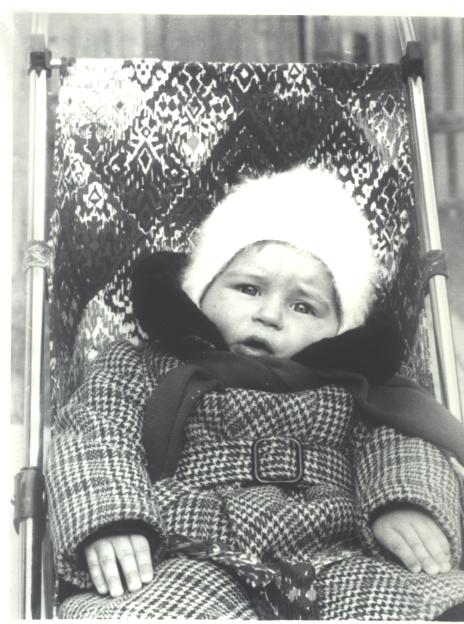
#> input picture изоб 1.jpg, 464 x 624 px
$ python make_restored.py
#> lines starting #> are read from the running program, lines starting #| are printed output that depends on the picture; after the words box and inside, x2 and y2 are one past the last pixel; in counts of white or black regions, pixels touching at a corner belong together
### tools_restore.py
"""Restoration pipeline for old scanned family photos (B&W scans and colourised copies).

    python3 tools_restore.py IN.jpg OUT.jpg [--scale 2] [--denoise 4] [--mode bw|color|auto]

Pipeline (each stage optional, tuned for film scans):

  1. dust_scratch  - detect small specks and thin bright scratches, inpaint
  2. denoise       - edge-preserving (non-local means)
  3. flatten       - partially even out flash hotspots / flare / vignetting
  4. auto_levels   - percentile tone stretch
  5. keep_brightness - gamma back so overall exposure matches the original
  6. unsharp       - luminance-only sharpening at native resolution
  7. upscale       - Lanczos 2x (sharpen *before* upscaling)
  8. grain         - whisper of film grain so it does not look plastic

Why the two modes: a monochrome scan is stored as RGB with a tiny random
channel imbalance. Stretching each channel separately amplifies that imbalance
into coloured speckles, so B&W jobs are processed on a neutral duplicate of the
luminance (bit-identical channels => exactly zero colour noise), while colour
jobs only touch luminance and clean the chroma channels separately.
"""
import sys

import cv2
import numpy as np


# --------------------------------------------------------------------------- #
# stages
# --------------------------------------------------------------------------- #
def dust_scratch(img, speck_thresh=45, max_speck_area=70,
                 scratch_thresh=34, max_scratch_area=1200):
    """Inpaint isolated bright/dark specks and thin bright scratch lines."""
    grey = cv2.cvtColor(img, cv2.COLOR_BGR2GRAY) if img.ndim == 3 else img
    med = cv2.medianBlur(grey, 5)
    diff = cv2.absdiff(grey, med)

    # --- small specks (dust) ------------------------------------------------ #
    mask = cv2.threshold(diff, speck_thresh, 255, cv2.THRESH_BINARY)[1]
    n, lab, stats, _ = cv2.connectedComponentsWithStats(mask, 8)
    specks = np.zeros_like(mask)
    for i in range(1, n):
        if stats[i, cv2.CC_STAT_AREA] <= max_speck_area:
            specks[lab == i] = 255

    # --- thin bright scratches --------------------------------------------- #
    tophat = cv2.morphologyEx(grey, cv2.MORPH_TOPHAT,
                              cv2.getStructuringElement(cv2.MORPH_ELLIPSE, (9, 9)))
    cand = cv2.threshold(tophat, scratch_thresh, 255, cv2.THRESH_BINARY)[1]
    n, lab, stats, _ = cv2.connectedComponentsWithStats(cand, 8)
    lines = np.zeros_like(mask)
    for i in range(1, n):
        area = stats[i, cv2.CC_STAT_AREA]
        w, h = stats[i, cv2.CC_STAT_WIDTH], stats[i, cv2.CC_STAT_HEIGHT]
        elong = max(w, h) / max(1, min(w, h))
        fill = area / float(w * h)
        if 40 < area <= max_scratch_area and elong >= 5 and fill < 0.45:
            lines[lab == i] = 255

    mask = cv2.bitwise_or(specks, lines)
    if not mask.any():
        return img
    mask = cv2.dilate(mask, np.ones((3, 3), np.uint8), iterations=1)
    return cv2.inpaint(img, mask, 3, cv2.INPAINT_TELEA)


def denoise(img, strength=4, chromatic=False):
    """strength in NLM units; chromatic also smooths colour noise."""
    if chromatic:
        return cv2.fastNlMeansDenoisingColored(img, None, strength, strength, 7, 21)
    return cv2.fastNlMeansDenoising(img, None, strength, 7, 21)


def flatten(img, sigma_frac=0.16, strength=0.75, lo=0.62, hi=1.55):
    """Even out large-scale illumination: flash hotspots, flare, vignetting."""
    f = img.astype(np.float32)
    L = f.mean(axis=2) if f.ndim == 3 else f
    sigma = max(img.shape[:2]) * sigma_frac
    bg = cv2.GaussianBlur(L, (0, 0), sigma)
    target = float(np.median(bg))
    gain = np.clip(np.power(target / np.maximum(bg, 1.0), strength), lo, hi)
    out = f * (gain[..., None] if f.ndim == 3 else gain)
    return np.clip(out, 0, 255).astype(np.uint8)


def auto_levels(img, lo=1.0, hi=99.0):
    out = np.empty_like(img)
    chans = [img] if img.ndim == 2 else [img[..., c] for c in range(img.shape[2])]
    res = []
    for ch in chans:
        a, b = np.percentile(ch, [lo, hi])
        a = min(a, b - 8)
        res.append(np.clip((ch.astype(np.float32) - a) * (255.0 / max(b - a, 1)), 0, 255)
                   .astype(np.uint8))
    if img.ndim == 2:
        return res[0]
    for c in range(img.shape[2]):
        out[..., c] = res[c]
    return out


def keep_brightness(img, target_median):
    """Gamma-correct so median luminance matches the original frame."""
    L = cv2.cvtColor(img, cv2.COLOR_BGR2GRAY) if img.ndim == 3 else img
    cur = float(np.median(L))
    target = float(target_median)
    if cur <= 1 or target <= 1:
        return img
    gamma = float(np.clip(np.log(target / 255.0) / np.log(cur / 255.0), 0.5, 2.0))
    lut = np.array([((i / 255.0) ** gamma) * 255 for i in range(256)], dtype=np.uint8)
    return cv2.LUT(img, lut)


def unsharp(img, amount=0.65, radius=1.1, thresh=3):
    """Luminance-only sharpening: no colour fringing, no chroma noise boost."""
    if img.ndim == 2:
        L = img.astype(np.float32)
        Lb = cv2.GaussianBlur(L, (0, 0), radius)
        d = L - Lb
        d[np.abs(d) < thresh] = 0
        return np.clip(L + amount * d, 0, 255).astype(np.uint8)

    lab = cv2.cvtColor(img, cv2.COLOR_BGR2LAB)
    L = lab[..., 0].astype(np.float32)
    Lb = cv2.GaussianBlur(L, (0, 0), radius)
    d = L - Lb
    d[np.abs(d) < thresh] = 0
    lab[..., 0] = np.clip(L + amount * d, 0, 255).astype(np.uint8)
    return cv2.cvtColor(lab, cv2.COLOR_LAB2BGR)


def clean_chroma(img, blur=5, gain=1.0):
    """Median-smooth the colour channels so chroma noise cannot sparkle."""
    lab = cv2.cvtColor(img, cv2.COLOR_BGR2LAB)
    L, a, b = cv2.split(lab)
    a = cv2.medianBlur(a, blur)
    b = cv2.medianBlur(b, blur)
    if gain != 1.0:
        a = np.clip(128 + (a.astype(np.float32) - 128) * gain, 0, 255).astype(np.uint8)
        b = np.clip(128 + (b.astype(np.float32) - 128) * gain, 0, 255).astype(np.uint8)
    return cv2.cvtColor(cv2.merge([L, a, b]), cv2.COLOR_LAB2BGR)


def upscale(img, scale=2):
    if scale <= 1:
        return img
    return cv2.resize(img, None, fx=scale, fy=scale, interpolation=cv2.INTER_LANCZOS4)


def grain(img, sigma=1.3, seed=7):
    rng = np.random.default_rng(seed)
    n = rng.normal(0, sigma, img.shape[:2]).astype(np.float32)
    n = cv2.GaussianBlur(n, (0, 0), 0.7)
    if img.ndim == 3:
        n = n[..., None]
    return np.clip(img.astype(np.float32) + n, 0, 255).astype(np.uint8)


# --------------------------------------------------------------------------- #
# pipelines
# --------------------------------------------------------------------------- #
def _finish(img, target_median, scale, add_grain, keep_bright):
    if keep_bright:
        img = keep_brightness(img, target_median)
    img = upscale(img, scale)
    if add_grain:
        img = grain(img)
    return img


def restore_bw(path, out_path=None, scale=2, denoise_strength=5,
               flatten_strength=0.55, level_lo=0.7, level_hi=99.3,
               sharpen=0.7, add_grain=True, keep_bright=True, tint=None):
    """Clean a monochrome scan. `tint` = optional (B,G,R) float gain for sepia etc."""
    img = cv2.imread(path, cv2.IMREAD_COLOR)
    if img is None:
        raise SystemExit("cannot read " + path)

    # work on a neutral grey duplicate: identical channels => zero colour noise
    img = cv2.cvtColor(cv2.cvtColor(img, cv2.COLOR_BGR2GRAY), cv2.COLOR_GRAY2BGR)
    target = float(np.median(img[..., 0]))

    img = dust_scratch(img)
    if denoise_strength:
        img = denoise(img, denoise_strength)
    if flatten_strength:
        img = flatten(img, strength=flatten_strength)
    img = auto_levels(img, level_lo, level_hi)
    if sharpen:
        img = unsharp(img, amount=sharpen)

    out = _finish(img, target, scale, add_grain, keep_bright)

    if tint is not None:
        out = np.clip(out.astype(np.float32) * np.array(tint, np.float32), 0, 255).astype(np.uint8)

    if out_path:
        cv2.imwrite(out_path, out, [int(cv2.IMWRITE_JPEG_QUALITY), 95])
    return out


def restore_color(path, out_path=None, scale=2, denoise_strength=3.5,
                  flatten_strength=0.35, level_lo=0.7, level_hi=99.3,
                  sharpen=0.55, add_grain=True, keep_bright=True, chroma_gain=1.06,
                  speck_thresh=45):
    """Clean a colourised copy: full tone work, but colour is touched gently."""
    img = cv2.imread(path, cv2.IMREAD_COLOR)
    if img is None:
        raise SystemExit("cannot read " + path)

    target = float(np.median(cv2.cvtColor(img, cv2.COLOR_BGR2GRAY)))

    img = dust_scratch(img, speck_thresh=speck_thresh)
    if denoise_strength:
        img = denoise(img, denoise_strength, chromatic=True)
    if flatten_strength:
        img = flatten(img, strength=flatten_strength)

    # tone on luminance only, so hues are not stretched per channel
    lab = cv2.cvtColor(img, cv2.COLOR_BGR2LAB)
    L = auto_levels(lab[..., 0], level_lo, level_hi)
    img = cv2.cvtColor(cv2.merge([L, lab[..., 1], lab[..., 2]]), cv2.COLOR_LAB2BGR)

    img = clean_chroma(img, blur=3, gain=chroma_gain)
    if sharpen:
        img = unsharp(img, amount=sharpen)

    out = _finish(img, target, scale, add_grain, keep_bright)

    if out_path:
        cv2.imwrite(out_path, out, [int(cv2.IMWRITE_JPEG_QUALITY), 95])
    return out


def auto_tint(path, max_gain=0.10):
    """Derive a gentle per-channel gain from the scan's own colour cast.

    Old prints often sit slightly warm/sepia even when "black and white".
    Restoring them neutral is safe but loses that character, so we measure the
    cast and re-apply a clipped, normalised version of it.
    Returns (B, G, R) gains or None when the scan is essentially neutral.
    """
    img = cv2.imread(path, cv2.IMREAD_COLOR)
    if img is None:
        raise SystemExit("cannot read " + path)
    means = img.reshape(-1, 3).mean(axis=0)          # B, G, R
    ref = float(means.mean())
    if ref <= 1:
        return None
    gains = np.clip(means / ref, 1.0 - max_gain, 1.0 + max_gain)
    if np.abs(gains - 1.0).max() < 0.015:            # already neutral
        return None
    return tuple(float(g) for g in gains)


# [7 lines left out: function looks_monochrome, not called in this run]


def restore(path, out_path=None, mode="auto", auto_tint_cast=True, **kw):
    if mode == "auto":
        mode = "bw" if looks_monochrome(path) else "color"
    if mode == "bw":
        if auto_tint_cast and "tint" not in kw:
            kw["tint"] = auto_tint(path)
        return restore_bw(path, out_path, **kw)
    return restore_color(path, out_path, **kw)


# [10 lines that do not run on import are left out]

### make_restored.py
#!/usr/bin/env python3
"""Batch restoration of the whole photo set.

For every original scan it writes two improved versions:

    restored/bw/<name>.jpg     - cleaned-up black & white scan
    restored/color/<name>.jpg  - cleaned-up version of the colorized copy
                                 (taken from color/<name> — цвет.jpg)

and regenerates index.html with a three-column before/after/colour gallery.

    python3 make_restored.py
"""
import os
import html
from urllib.parse import quote

import cv2

import tools_restore as tr

# original  ->  colorized copy
PAIRS = [
    ("изоб 1.jpg",  "изоб 1 — цвет.jpg",  "Малыш в коляске"),
    ("изоб2.jpg",   "изоб2 — цвет.jpg",   "Девочка и малыш с игрушечным котом"),
    ("изоб4.jpg",   "изоб4 — цвет.jpg",   "Мальчик на дороге"),
    ("изоб5.jpg",   "изоб5 — цвет.jpg",   "Мама с малышом у серванта"),
    ("изоб6.jpg",   "изоб6 — цвет.jpg",   "Папа, малыш и девочка во дворе"),
    ("изоб6а.jpg",  "изоб6а — цвет.jpg",  "Брат и малыш в кепке"),
    ("изоб8.jpg",   "изоб8 — цвет.jpg",   "Мальчик в узорчатой рубашке"),
    ("изоб9.jpg",   "изоб9 — цвет.jpg",   "Мама, малыш и девочка в очках"),
    ("изоб10.jpg",  "изоб10 — цвет.jpg",  "Мальчик в комбинезоне"),
]

# per-photo overrides: harsh scans need gentler smoothing, fine textures more
# detail preservation, colourful copies a lower speck threshold, etc.
BW_OVERRIDES = {
    "изоб 1.jpg": dict(denoise_strength=2.0, flatten_strength=0.40, sharpen=0.90),
    "изоб8.jpg":  dict(denoise_strength=3.0, sharpen=0.75),
}
COLOR_OVERRIDES = {
    "изоб5.jpg":  dict(denoise_strength=3.0, speck_thresh=30),
}

BW_DIR = os.path.join("restored", "bw")
COL_DIR = os.path.join("restored", "color")


def bw_job(src, dst):
    # monochrome scan: neutral grey duplicate + the scan's own (mild) tint back
    kw = dict(mode="bw", scale=2, denoise_strength=4, flatten_strength=0.55,
              level_lo=0.7, level_hi=99.3, sharpen=0.85)
    kw.update(BW_OVERRIDES.get(os.path.basename(src), {}))
    return tr.restore(src, dst, **kw)


def color_job(src, dst, name):
    # colourised copy: gentler flatten/chroma so hues are not pulled around
    kw = dict(mode="color", scale=2, denoise_strength=3.5, flatten_strength=0.35,
              level_lo=0.7, level_hi=99.3, sharpen=0.55, speck_thresh=30)
    kw.update(COLOR_OVERRIDES.get(name, {}))
    return tr.restore(src, dst, **kw)


# [68 lines left out: function build_gallery, not called in this run]


def main():
    os.makedirs(BW_DIR, exist_ok=True)
    os.makedirs(COL_DIR, exist_ok=True)

    for orig, col, _ in PAIRS:
        bw_job(orig, os.path.join(BW_DIR, orig))
#> in auto_tint, img is the input picture: shape (624, 464, 3); mean B, G, R 153.5, 156.3, 154.4
#> in auto_tint, `means = img.reshape(-1, 3).mean(axis=0)`: means = [153.5, 156.3, 154.4]
#> in auto_tint, `ref = float(means.mean())`: ref = 154.7
#> in auto_tint, `gains = np.clip(means / ref, 1.0 - max_gain, 1.0 + max_gain)`: gains = [0.992, 1.01, 0.998]
#> in restore_bw, `target = float(np.median(img[..., 0]))`: target = 149
#> in dust_scratch, `mask = cv2.threshold(diff, speck_thresh, 255, cv2.THRESH_BINARY)[1]`: mask: shape (624, 464); 2.9% white in thin lines or dots, all inside (x1, y1, x2, y2) = (11, 60, 440, 621)
#> in dust_scratch, `n, lab, stats, _ = cv2.connectedComponentsWithStats(mask, 8)`: lab: shape (624, 464) int32; 3093 distinct labels, from 0 to 3092
#> in dust_scratch, `n, lab, stats, _ = cv2.connectedComponentsWithStats(mask, 8)`: n = 3093
#> in dust_scratch, `cand = cv2.threshold(tophat, scratch_thresh, 255, cv2.THRESH_BINARY)[1]`: cand: shape (624, 464); 21.2% white; 887 white regions (665 under 20 px), largest, box (x1, y1, x2, y2) and area: (43, 343, 256, 553) 13393, (310, 551, 464, 624) 4485, (63, 556, 253, 619) 4299
#> in dust_scratch, `n, lab, stats, _ = cv2.connectedComponentsWithStats(cand, 8)`:
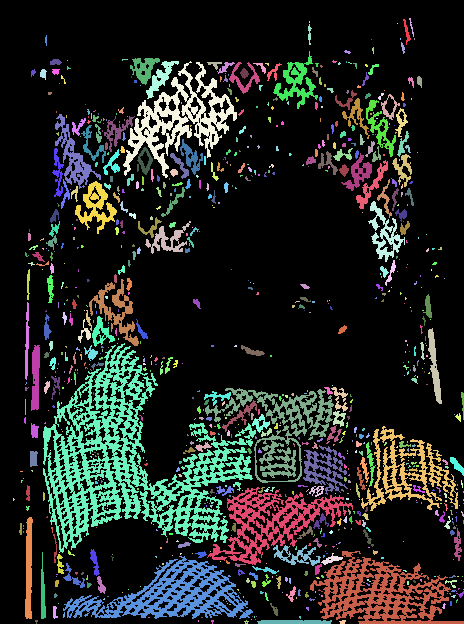
#> lab: shape (624, 464) int32; 888 distinct labels, from 0 to 887; one colour per label, 0 black
#> in dust_scratch, `n, lab, stats, _ = cv2.connectedComponentsWithStats(cand, 8)`: n = 888; stats = 888 rows, first 6: [0, 0, 464, 624, 228258], [403, 19, 8, 26, 71], [409, 18, 5, 19, 28], [309, 21, 1, 2, 2], [397, 23, 1, 1, 1], [308, 24, 4, 21, 46]
#> the loop in dust_scratch, `for i in range(1, n):` made 887 passes
#> (area, w, h, elong, fill) on passes 1, 2, 5: (71, 8, 26, 3.25, 0.341), (28, 5, 19, 3.8, 0.295), (46, 4, 21, 5.25, 0.548)
#> after the loop in dust_scratch, `for i in range(1, n):`: lines: shape (624, 464); 0.17% white; 2 white regions, box (x1, y1, x2, y2) and area: (428, 328, 442, 404) 450, (53, 534, 57, 563) 45
#> in dust_scratch, `mask = cv2.bitwise_or(specks, lines)`: mask: shape (624, 464); 3% white in thin lines or dots, all inside (x1, y1, x2, y2) = (11, 60, 442, 621)
#> in dust_scratch, `mask = cv2.dilate(mask, np.ones((3, 3), np.uint8), iterations=1)`: mask: shape (624, 464); 14% white; 902 white regions (524 under 20 px), largest, box (x1, y1, x2, y2) and area: (64, 392, 154, 505) 3146, (318, 586, 406, 622) 1623, (135, 575, 227, 620) 1594
#> in flatten, `bg = cv2.GaussianBlur(L, (0, 0), sigma)`:
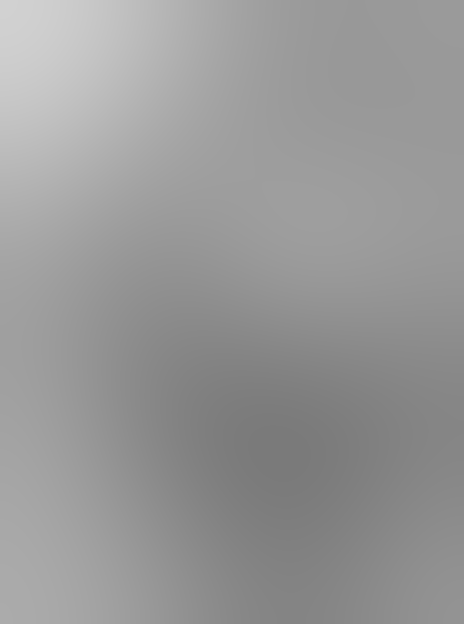
#> bg: shape (624, 464) float32; min 122.1, max 209.4, mean 152.3
#> in flatten, `target = float(np.median(bg))`: target = 153.2
#> in auto_levels, `chans = [img] if img.ndim == 2 else [img[..., c] for c in range(img.sh..`: chans = 3 items
#> the loop in auto_levels, `for ch in chans:` made 3 passes
#> in unsharp, `lab = cv2.cvtColor(img, cv2.COLOR_BGR2LAB)`: lab: shape (624, 464, 3); mean of channels 0, 1, 2 123.6, 128, 128
#> in unsharp, `lab[..., 0] = np.clip(L + amount * d, 0, 255).astype(np.uint8)`: lab: shape (624, 464, 3); mean of channels 0, 1, 2 123.3, 128, 128
#> in unsharp, `return cv2.cvtColor(lab, cv2.COLOR_LAB2BGR)`:
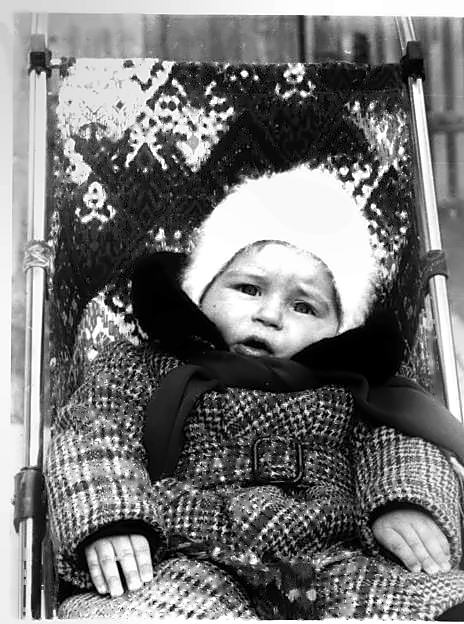
#> returned value: shape (624, 464, 3); mean B, G, R 119.9, 120, 119.9
#> in keep_brightness, `cur = float(np.median(L))`: cur = 111
#> in keep_brightness, `target = float(target_median)`: target = 149
#> in keep_brightness, `gamma = float(np.clip(np.log(target / 255.0) / np.log(cur / 255.0), 0...`: gamma = 0.646
#> in keep_brightness, `lut = np.array([((i / 255.0) ** gamma) * 255 for i in range(256)], dty..`: lut = 256 values from 0 to 255
        print("bw   ", orig)
        csrc = os.path.join("color", col)
        if os.path.exists(csrc):
            color_job(csrc, os.path.join(COL_DIR, orig), orig)
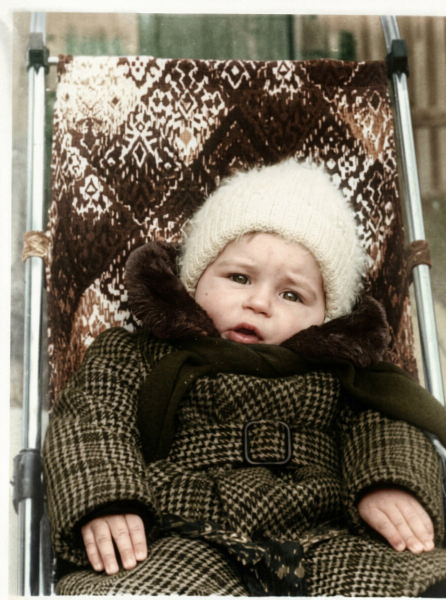
#> input picture color/изоб 1 — цвет.jpg, 892 x 1200 px (shown at 1/2 size)
#> in restore_color, img is the input picture: shape (1200, 892, 3); mean B, G, R 90.7, 106.1, 115.7
#> in restore_color, `target = float(np.median(cv2.cvtColor(img, cv2.COLOR_BGR2GRAY)))`: target = 90
#> call 2 of dust_scratch, with speck_thresh = 30, max_speck_area = 70, scratch_thresh = 34, max_scratch_area = 1200
#> in dust_scratch (call 2), `mask = cv2.threshold(diff, speck_thresh, 255, cv2.THRESH_BINARY)[1]`: mask: shape (1200, 892); 0.35% white in thin lines or dots, all inside (x1, y1, x2, y2) = (62, 100, 796, 1194)
#> in dust_scratch (call 2), `n, lab, stats, _ = cv2.connectedComponentsWithStats(mask, 8)`: lab: shape (1200, 892) int32; 1362 distinct labels, from 0 to 1361
#> in dust_scratch (call 2), `n, lab, stats, _ = cv2.connectedComponentsWithStats(mask, 8)`: n = 1362; stats = 1362 rows, first 6: [0, 0, 892, 1200, 1066687], [673, 100, 1, 1, 1], [276, 119, 2, 1, 2], [643, 118, 1, 1, 1], [402, 121, 1, 1, 1], [422, 120, 3, 2, 5]
#> in dust_scratch (call 2), `specks = np.zeros_like(mask)`: specks: shape (1200, 892); every value is 0
#> in dust_scratch (call 2), `cand = cv2.threshold(tophat, scratch_thresh, 255, cv2.THRESH_BINARY)[1]`: cand: shape (1200, 892); 10.6% white; 2289 white regions (1092 under 20 px), largest, box (x1, y1, x2, y2) and area: (238, 1082, 394, 1190) 3100, (343, 118, 395, 264) 1506, (144, 388, 225, 451) 1289
#> in dust_scratch (call 2), `n, lab, stats, _ = cv2.connectedComponentsWithStats(cand, 8)`:
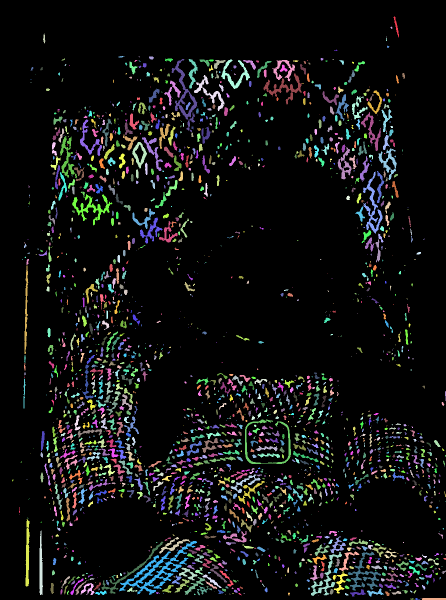
#> lab: shape (1200, 892) int32 (shown at 1/2 size); 2290 distinct labels, from 0 to 2289; one colour per label, 0 black
#> in dust_scratch (call 2), `n, lab, stats, _ = cv2.connectedComponentsWithStats(cand, 8)`: n = 2290; stats = 2290 rows, first 6: [0, 0, 892, 1200, 956517], [787, 32, 11, 43, 133], [781, 53, 4, 5, 12], [86, 67, 5, 20, 56], [772, 73, 1, 2, 2], [772, 76, 2, 6, 10]
#> the loop in dust_scratch (call 2), `for i in range(1, n):` made 2289 passes
#> (area, w, h, elong, fill) on passes 1, 3, 8: (133, 11, 43, 3.91, 0.281), (56, 5, 20, 4, 0.56), (24, 12, 3, 4, 0.667)
#> after the loop in dust_scratch (call 2), `for i in range(1, n):`:
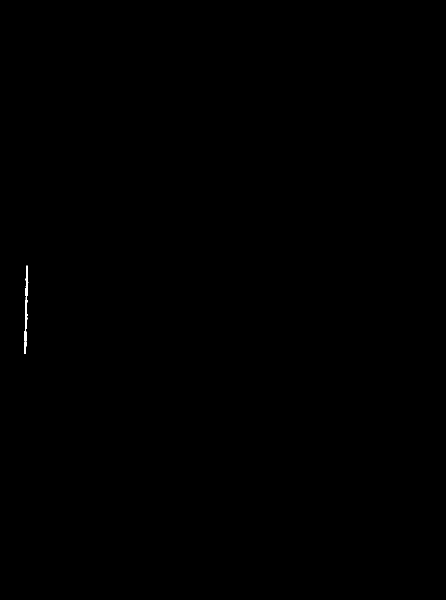
#> lines: shape (1200, 892) (shown at 1/2 size); 0.06% white; 1 white region, box (x1, y1, x2, y2) and area: (49, 531, 57, 708) 621
#> in dust_scratch (call 2), `mask = cv2.bitwise_or(specks, lines)`: mask: shape (1200, 892); 0.4% white in thin lines or dots, all inside (x1, y1, x2, y2) = (49, 100, 796, 1194)
#> in dust_scratch (call 2), `mask = cv2.dilate(mask, np.ones((3, 3), np.uint8), iterations=1)`:
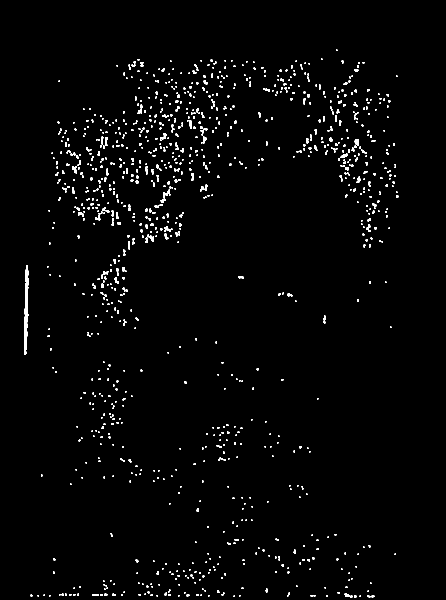
#> mask: shape (1200, 892) (shown at 1/2 size); 1.8% white; 1096 white regions (816 under 20 px), largest, box (x1, y1, x2, y2) and area: (48, 530, 58, 709) 1033, (328, 452, 345, 464) 99, (709, 278, 718, 292) 91
#> the loop in auto_levels (call 2), `for ch in chans:` made 1 pass
#> (a, b) on pass 1: (2, 252)
            print("color", orig)

    build_gallery()


if __name__ == "__main__":
#> (the run stopped early here; a loop or call above may not have finished)
